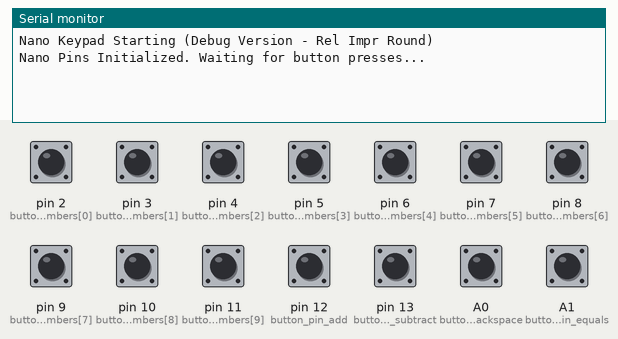
Bench run of a sketch on a simulated Arduino Nano, built with avr-gcc and run on an emulated ATmega328P. Parts: the last lines printed to the serial monitor. The inputs (shaded band) are chosen by the test bench; at power-on: A0 (button_pin_backspace), A1 (button_pin_equals), pin 2 (button_pins_numbers[0]), pin 3 (button_pins_numbers[1]), pin 4 (button_pins_numbers[2]), pin 5 (button_pins_numbers[3]), pin 6 (button_pins_numbers[4]), pin 7 (button_pins_numbers[5]), pin 8 (button_pins_numbers[6]), pin 9 (button_pins_numbers[7]), pin 10 (button_pins_numbers[8]), pin 11 (button_pins_numbers[9]), pin 12 (button_pin_add), pin 13 (button_pin_subtract) LOW.

Above: at 1.2 s.
1.3 s: pin 2 (button_pins_numbers[0]) pulled HIGH for 0.15 s
At 2.3 s:
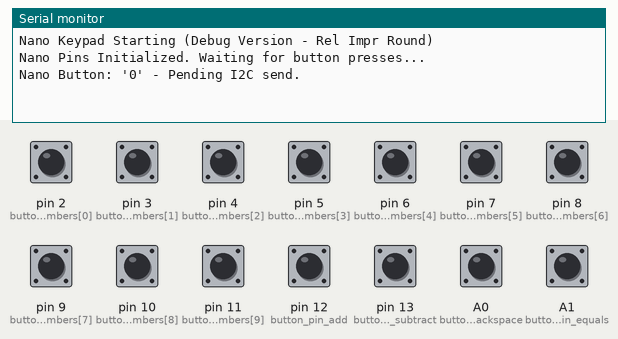
2.9 s: pin 3 (button_pins_numbers[1]) pulled HIGH for 0.15 s
At 3.5 s:
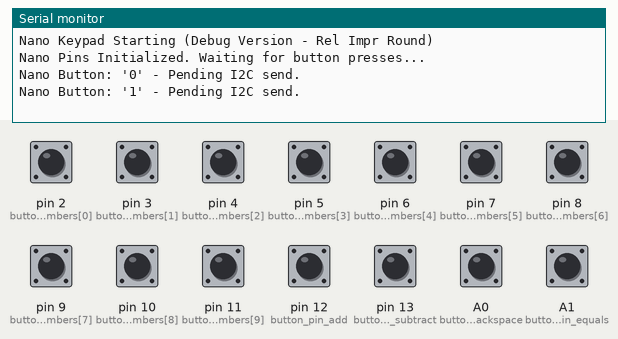
4.5 s: pin 4 (button_pins_numbers[2]) pulled HIGH for 0.15 s
At 5.7 s:
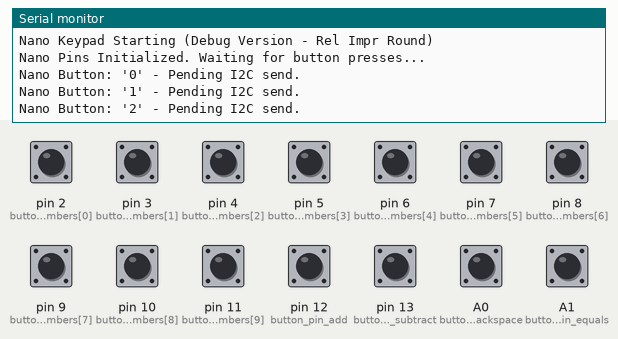
6.1 s: pin 5 (button_pins_numbers[3]) pulled HIGH for 0.15 s
At 7.1 s:
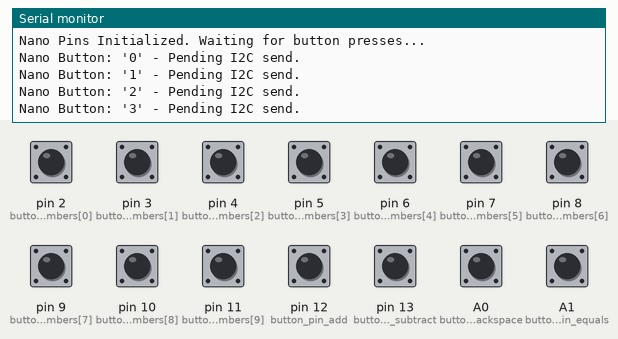
7.7 s: pin 6 (button_pins_numbers[4]) pulled HIGH for 0.15 s
At 8.3 s:
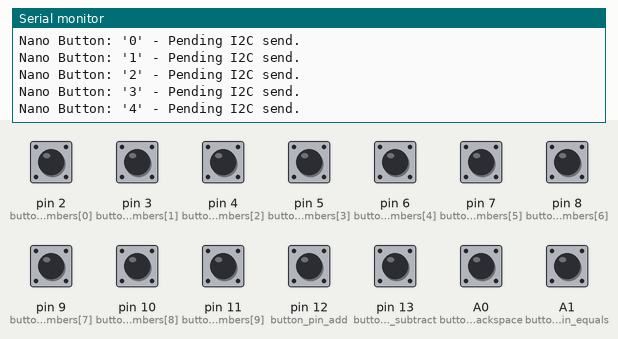
9.3 s: pin 7 (button_pins_numbers[5]) pulled HIGH for 0.15 s
At 10.7 s:
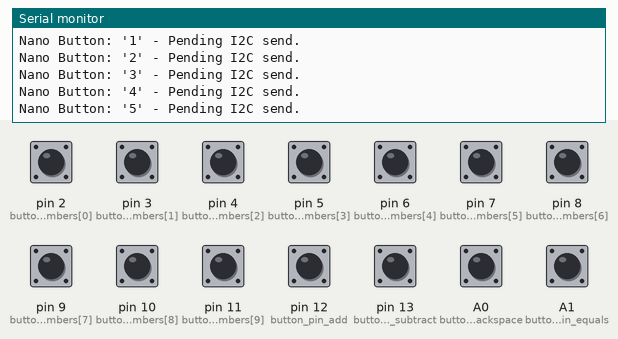
Timing chart, 0 to 11.9 s (numbered marks = the images above; inputs shaded):
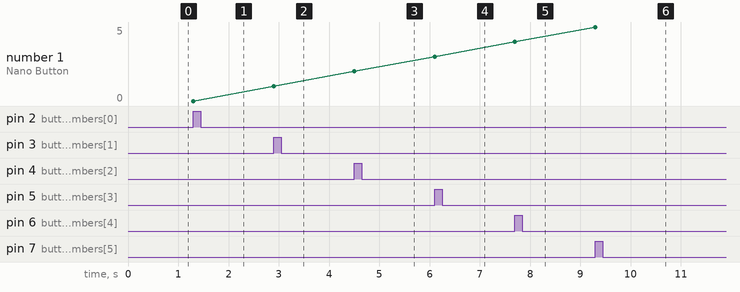

Measured:
- after the input at 1.3 s, the serial monitor: prints a new line at once (image 1)
- after the input at 2.9 s, the serial monitor: prints a new line at once (image 2)
- after the input at 4.5 s, the serial monitor: prints a new line at once (image 3)
- after the input at 6.1 s, the serial monitor: prints a new line at once (image 4)
- after the input at 7.7 s, the serial monitor: prints a new line at once (image 5)
- after the input at 9.3 s, the serial monitor: prints a new line at once (image 6)
- plotted number 1: 0 → 1 after the input at 2.9 s, 2 → 3 after the input at 6.1 s, 3 → 4 after the input at 7.7 s, 4 → 5 after the input at 9.3 s

The sketch:

Nano_code.ino
```cpp
#include <Wire.h>

// Define the I2C slave address for the Nano
#define NANO_SLAVE_ADDRESS 0x08

// Define pins for buttons 0-9
const int button_pins_numbers[10] = {2, 3, 4, 5, 6, 7, 8, 9, 10, 11};
const int button_pin_add = 12;
const int button_pin_subtract = 13;
const int button_pin_backspace = A0;
const int button_pin_equals = A1;

const char button_chars_numbers[10] = {'0', '1', '2', '3', '4', '5', '6', '7', '8', '9'};
const char char_add = '+';
const char char_subtract = '-';
const char char_backspace = 'B';
const char char_equals = '=';

volatile char char_to_send = 0;

int last_button_states_numbers[10];
int last_button_state_add;
int last_button_state_subtract;
int last_button_state_backspace;
int last_button_state_equals;

unsigned long last_debounce_time = 0;
unsigned long debounce_delay = 50;

void setup() {
  Serial.begin(9600);
  while (!Serial);
  Serial.println(F("Nano Keypad Starting (Debug Version - Rel Impr Round)"));

  char_to_send = 0;

  Wire.begin(NANO_SLAVE_ADDRESS);
  Wire.onRequest(requestEvent);

  for (int i = 0; i < 10; i++) {
    pinMode(button_pins_numbers[i], INPUT);
    last_button_states_numbers[i] = LOW;
  }
  pinMode(button_pin_add, INPUT); last_button_state_add = LOW;
  pinMode(button_pin_subtract, INPUT); last_button_state_subtract = LOW;
  pinMode(button_pin_backspace, INPUT); last_button_state_backspace = LOW;
  pinMode(button_pin_equals, INPUT); last_button_state_equals = LOW;
  Serial.println(F("Nano Pins Initialized. Waiting for button presses..."));
}

void loop() {
  if ((millis() - last_debounce_time) > debounce_delay) {
    bool button_pressed_this_cycle = false;
    char current_char_detected = 0;

    for (int i = 0; i < 10; i++) {
      int reading = digitalRead(button_pins_numbers[i]);
      if (reading == HIGH && last_button_states_numbers[i] == LOW) {
        current_char_detected = button_chars_numbers[i];
        button_pressed_this_cycle = true;
      }
      last_button_states_numbers[i] = reading;
    }

    int reading_add = digitalRead(button_pin_add);
    if (reading_add == HIGH && last_button_state_add == LOW) {
      current_char_detected = char_add; button_pressed_this_cycle = true;
    }
    last_button_state_add = reading_add;

    int reading_subtract = digitalRead(button_pin_subtract);
    if (reading_subtract == HIGH && last_button_state_subtract == LOW) {
      current_char_detected = char_subtract; button_pressed_this_cycle = true;
    }
    last_button_state_subtract = reading_subtract;

    int reading_backspace = digitalRead(button_pin_backspace);
    if (reading_backspace == HIGH && last_button_state_backspace == LOW) {
      current_char_detected = char_backspace; button_pressed_this_cycle = true;
    }
    last_button_state_backspace = reading_backspace;

    int reading_equals = digitalRead(button_pin_equals);
    if (reading_equals == HIGH && last_button_state_equals == LOW) {
      current_char_detected = char_equals; button_pressed_this_cycle = true;
    }
    last_button_state_equals = reading_equals;

    if (button_pressed_this_cycle) {
      char_to_send = current_char_detected;
      Serial.print(F("Nano Button: '")); Serial.print(current_char_detected);
      Serial.println(F("' - Pending I2C send."));
      last_debounce_time = millis();
    }
  }
}

void requestEvent() {
  if (char_to_send != 0) {
    Wire.write(char_to_send);
    Serial.print(F("Nano I2C Sent: '")); Serial.print(char_to_send); Serial.println(F("'"));
    char_to_send = 0;
  } else {
    Wire.write((byte)0);
  }
}
```
